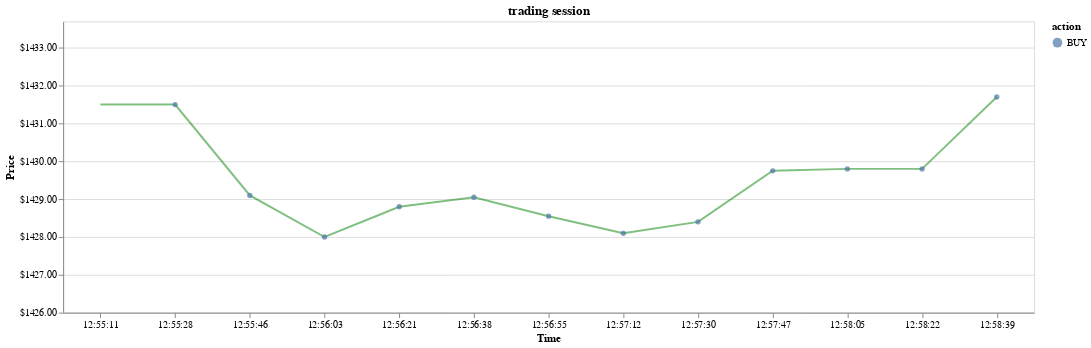

This figure's notebook cell:
### Markdown cell above
# The main function

### Code cell
coloredlogs.install(level="DEBUG")
switch_k_backend_device()
args = argparse.Namespace(ticker='RELIANCE')
try:
    count = 0
    total_profit = 0
    t=0
    history = []
    reward = 0
    ticker = args.ticker + '.NS'
    price = []
    window_size = 2
    time_array = []
    time_now = datetime.datetime.now(tz).time()
    d = {}
    while(datetime.time(9, 14, tzinfo=tz) < time_now < datetime.time(15, 31, tzinfo=tz)):
        url = 'https://finance.yahoo.com/quote/{}?p={}&.tsrc=fin-srch'.format(ticker,ticker)
        print(count)
        live = Real(url,count)
        count+=1        
        x = datetime.datetime.now(tz).isoformat().split('.')[0]
        price.append(live)
        time_array.append(x)
        if count < window_size:
           continue
        model_name='model_debug_50'
        initial_offset = price[1] - price[0]
        state = get_state(price, 0, window_size + 1)
        next_state = get_state(price, t + 1, window_size + 1)
        agent = Agent(state_size=window_size, pretrained=True, model_name=model_name)
        agent.inventory = []
        profit = evaluate_model(agent,state,next_state, price, t, total_profit, history, reward, window_size)
        show_eval_result(model_name, profit, initial_offset)
        t+=1
        state = next_state
        
        if count > 12:
            break
    #price = price[:len(time_array)]
    d = {'time': time_array, 'actual': price}  
    df = pd.DataFrame(d) 
    df.to_csv('new.csv', columns=["time", "actual"])
except KeyboardInterrupt:
    print("Aborted")    
visualize(df, history, title="trading session")

### Figure 1 — Vega-Lite specification as saved in the notebook (floating-point values rounded to 4 significant figures)
{"config": {"view": {"continuousWidth": 400, "continuousHeight": 300}}, "layer": [{"mark": {"type": "line", "color": "green", "opacity": 0.5}, "encoding": {"x": {"type": "temporal", "field": "time", "timeUnit": "hoursminutesseconds"}, "y": {"type": "quantitative", "axis": {"format": "$.2f", "title": "Price"}, "field": "position", "scale": {"clamp": true, "domain": [1426.0, 1434.0]}}}, "selection": {"selector003": {"type": "interval", "bind": "scales", "encodings": ["x"]}}}, {"mark": {"type": "point", "filled": true}, "encoding": {"color": {"type": "nominal", "field": "action"}, "x": {"type": "ordinal", "field": "time", "timeUnit": "hoursminutesseconds", "title": "Time"}, "y": {"type": "quantitative", "axis": {"format": "$.2f", "title": "Price"}, "field": "position", "scale": {"clamp": true, "domain": [1426.0, 1434.0]}}}, "selection": {"selector004": {"type": "interval", "bind": "scales", "encodings": ["x"]}}, "transform": [{"filter": "(datum.action !== 'HOLD')"}]}], "data": {"name": "data-2ec7280740ea0f3fe83bd303903c8ad2"}, "height": 300, "title": "trading session", "width": 1000, "$schema": "https://vega.github.io/schema/vega-lite/v4.8.1.json", "datasets": {"data-2ec7280740ea0f3fe83bd303903c8ad2": [{"time": "2020-05-22T12:55:11", "actual": 1432.0, "position": 1432.0, "action": "HOLD"}, {"time": "2020-05-22T12:55:28", "actual": 1429.0, "position": 1432.0, "action": "BUY"}, {"time": "2020-05-22T12:55:46", "actual": 1428.0, "position": 1429.0, "action": "BUY"}, {"time": "2020-05-22T12:56:03", "actual": 1429.0, "position": 1428.0, "action": "BUY"}, {"time": "2020-05-22T12:56:21", "actual": 1429.0, "position": 1429.0, "action": "BUY"}, {"time": "2020-05-22T12:56:38", "actual": 1429.0, "position": 1429.0, "action": "BUY"}, {"time": "2020-05-22T12:56:55", "actual": 1428.0, "position": 1429.0, "action": "BUY"}, {"time": "2020-05-22T12:57:12", "actual": 1428.0, "position": 1428.0, "action": "BUY"}, {"time": "2020-05-22T12:57:30", "actual": 1430.0, "position": 1428.0, "action": "BUY"}, {"time": "2020-05-22T12:57:47", "actual": 1430.0, "position": 1430.0, "action": "BUY"}, {"time": "2020-05-22T12:58:05", "actual": 1430.0, "position": 1430.0, "action": "BUY"}, {"time": "2020-05-22T12:58:22", "actual": 1432.0, "position": 1430.0, "action": "BUY"}, {"time": "2020-05-22T12:58:39", "actual": 1431.0, "position": 1432.0, "action": "BUY"}]}}
